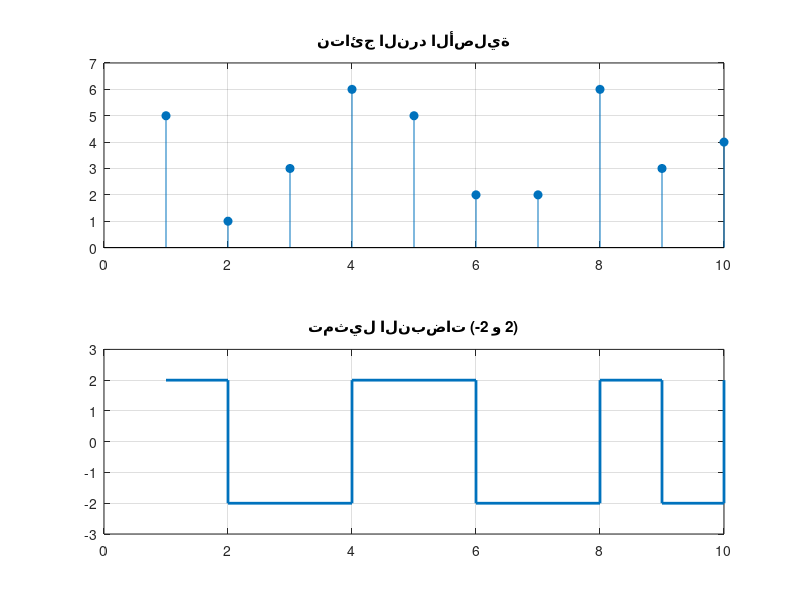

The MATLAB script that drew this image:
%{

 1. محاكاة الرمي
X = randi([1 6], 1, 10000);

% 2. حساب الاحتمال لكل رقم ببساطة
for i = 1:6
    % نعد كم مرة ظهر الرقم (i) ونقسم على المجموع الكلي
    prob(i) = sum(X == i) / 10000;
    if X(i)<=3;
        mapped(i)=-2;
    else
        mapped(i) =2;
    end
end

% 3. الرسم
bar(1:6, prob);
xlabel('وجه النرد');
ylabel('الاحتمال');
title('احتمالية ظهور كل وجه');

%}

% 1. محاكاة رمي النرد (10 مرات مثلاً)
X = randi([1 6], 1, 10); 

% 2. مصفوفة فارغة لتخزين النبضات (النتائج الجديدة)
pulses = zeros(1, 10); 

% 3. الفحص والتحويل باستخدام المنطق (Logic)
for i = 1:10
    if X(i) <= 3
        pulses(i) = -2; % إذا كان الرقم 1، 2، أو 3
    else
        pulses(i) = 2;  % إذا كان الرقم 4، 5، أو 6
    end
end

% 4. الرسم التوضيحي
subplot(2,1,1);
stem(X, 'filled'); title('نتائج النرد الأصلية');
ylim([0 7]); grid on;

subplot(2,1,2);
stairs(pulses, 'LineWidth', 2); title('تمثيل النبضات (-2 و 2)');
ylim([-3 3]); grid on;
